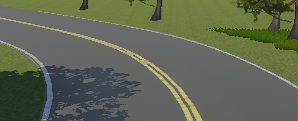
#> input picture image/test.jpg, 298 x 121 px, found by its file name
$ python dichchuyenanh.py
#> lines starting #> are read from the running program, lines starting #| are printed output that depends on the picture
import numpy as np
import cv2
import matplotlib.pyplot as plt
img= cv2.imread('image/test.jpg')
#> img is the input picture: shape (121, 298, 3); mean B, G, R 83.3, 102.4, 96.2
# cv2.imshow('tesst',img)
# cv2.waitKey(0)
rows, cols = img.shape[:2]
#> rows = 121; cols = 298
print(img.shape)
#| (121, 298, 3)
# Dịch chuyển hình ảnh xuống góc dưới bên phải
tx, ty = (50, 50)
M1 = np.array([[1, 0, tx],
              [0, 1, ty]], dtype=np.float32)
tran1 = cv2.warpAffine(img, M1, (cols, rows))
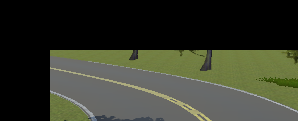
#> tran1: shape (121, 298, 3); mean B, G, R 42.9, 55.8, 52.9

# Dịch chuyển hình ảnh xuống góc dưới bên trái
M2 = np.array([[1, 0, -tx],
              [0, 1, ty]], dtype=np.float32)
tran2 = cv2.warpAffine(img, M2, (cols, rows))
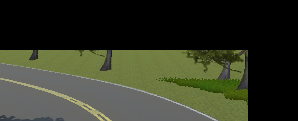
#> tran2: shape (121, 298, 3); mean B, G, R 38.4, 54.1, 50.5

# Dịch chuyển hình ảnh xuống góc dưới bên trái
M3 = np.array([[1, 0, tx],
              [0, 1, -ty]], dtype=np.float32)
tran3 = cv2.warpAffine(img, M3, (cols, rows))
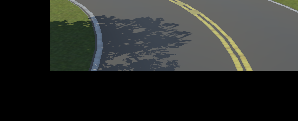
#> tran3: shape (121, 298, 3); mean B, G, R 42.9, 45.4, 43.1

# Dịch chuyển hình ảnh xuống góc dưới bên trái
M4 = np.array([[1, 0, -tx],
              [0, 1, -ty]], dtype=np.float32)
tran4 = cv2.warpAffine(img, M4, (cols, rows))
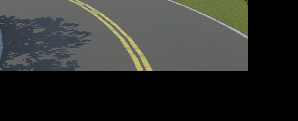
#> tran4: shape (121, 298, 3); mean B, G, R 46.1, 48.6, 47.1

plt.figure(figsize=(16, 4))
plt.subplot(151),plt.imshow(img),plt.title('Origin Image')
imgplot = plt.imshow(img)
plt.subplot(152),plt.imshow(tran1),plt.title('Translate to Bottom Right')
plt.subplot(153),plt.imshow(tran2),plt.title('Translate to Bottom Left')
plt.subplot(154),plt.imshow(tran3),plt.title('Translate to Up Right')
plt.subplot(155),plt.imshow(tran4),plt.title('Translate to Up Left')
plt.show()
#> figure, not shown here; B, G, R data is drawn as R, G, B
